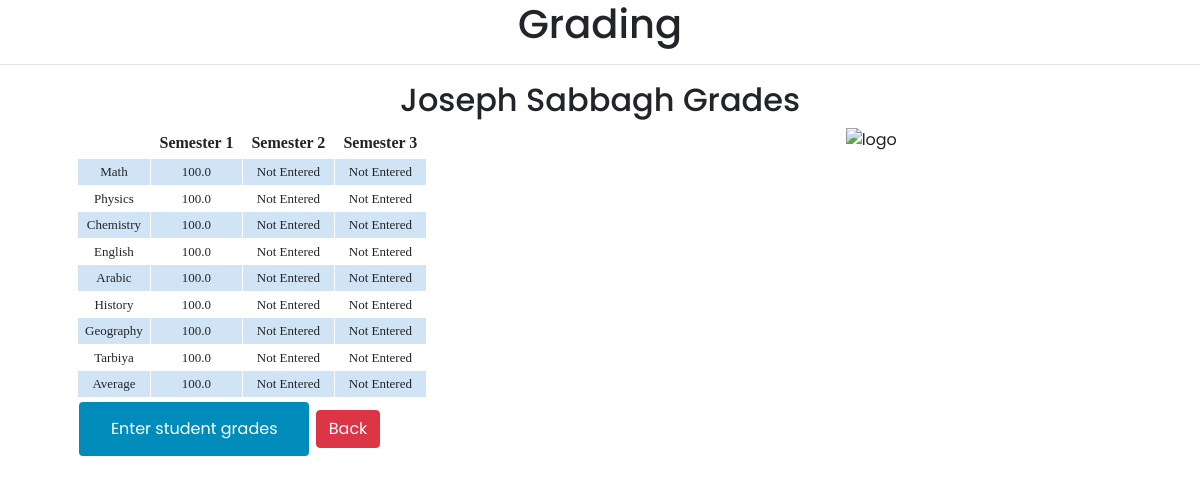
The app's page /grading/student/1 with its own data.
### draftapp/models.py (models this page shows, shortened)
class Student(models.Model):
    First_Name = models.CharField(max_length=20)
    Last_Name = models.CharField(max_length=20)
    SEX = [
        ("M", "Male"),
        ("F", "Female")
    ]
    Sex = models.CharField(max_length=1, choices=SEX,  default= 'Male')
    GRADE = [
        (1, 1),
        (2, 2),
        (3, 3),
        (4, 4),
        (5, 5),
        (6, 6),
        (7, 7),
        (8, 8),
        (9, 9),
        (10, 10),
        (11, 11),
        (12, 12)
    ]
    Grade = models.IntegerField(choices=GRADE, default=1)
    Nationality=models.CharField(max_length=20, default='Lebanese')
    Born_in= models.IntegerField( default=1970)                              #used to be int
    Father = models.CharField(max_length=20, default='unknown')
    Mother = models.CharField(max_length=20, default='unknown')
    City = models.CharField(max_length=20, default='unknown')
    Address = models.CharField(max_length=20, default='address')
    Building = models.CharField(max_length=20, default='unknown')
    Floor = models.CharField(max_length=20, default='unknown')
    Fixed=models.IntegerField( default=0)                                   #used to be int
    Mobile=models.IntegerField( default=0)                                  #used to be int
    HEALTH = [
        ("H","Healthy"),
        ("NH","Sickboi")
    ]
    Medical_state = models.CharField(max_length=3,  choices=HEALTH ,  default= 'Healthy' )
    Bloodtype = [
        ('A', 'A+'),
        ('A', 'A-'),
        ('B', 'B+'),
        ('B', 'B-'),
        ('AB', 'AB+'),
        ('AB', 'AB-'),
        ('O', 'O+'),
        ('O', 'O-')
    ]
    Student_Bloodtype = models.CharField(max_length=3, choices=Bloodtype,  default= 'A+')
    MorF=[
        ("M","Mother"),
        ("F","Father")
    ]
    Guardian = models.CharField(max_length=1, choices=MorF, default= 'Mother')
    Guardian_Phone=models.IntegerField( default=0)                       #used to be int
    Guardian_Level_of_Education = models.CharField(max_length=20, default='unknown')
    Guardian_City = models.CharField(max_length=20, default='unknown')
    Guardian_Address = models.CharField(max_length=20, default='unknown')
    Guardian_Building = models.CharField(max_length=20, default='unknown')
    Guardian_Bloodtype= models.CharField(max_length=3, choices=Bloodtype,  default= 'A+')

### grading/models.py (models this page shows)
class Grade(models.Model):
    Student = models.ForeignKey(Student, on_delete=models.CASCADE)
    SEMESTER = [
        (1, 1),
        (2, 2),
        (3, 3),
    ]
    Semester = models.IntegerField(default=1, choices=SEMESTER)
    Math_Grade = models.FloatField(default=0.0)
    Physics_Grade = models.FloatField(default=0.0)
    Chemistry_Grade = models.FloatField(default=0.0)
    English_Grade = models.FloatField(default=0.0)
    Arabic_Grade = models.FloatField(default=0.0)
    History_Grade = models.FloatField(default=0.0)
    Geography_Grade = models.FloatField(default=0.0)
    Tarbiya_Grade = models.FloatField(default=0.0)
    Average = models.FloatField(default=0.0)
    class Meta:
        unique_together = (("Student", "Semester"),)

### grading/views.py (the view)
# urls.py: url(r'^student/(?P<student_id>[0-9]+)$', student_grade, name='student_grade'),
def student_grade(request, student_id):
    student = Student.objects.get(id=student_id)
    try:
        semester_1_grades = Grade.objects.get(Student=student, Semester=1)
    except Grade.DoesNotExist:
        semester_1_grades = False
    try:
        semester_2_grades = Grade.objects.get(Student=student, Semester=2)
    except Grade.DoesNotExist:
        semester_2_grades = False
    try:
        semester_3_grades = Grade.objects.get(Student=student, Semester=3)
    except Grade.DoesNotExist:
        semester_3_grades = False
    context = {
        'student': student,
        'semester_1_grades': semester_1_grades,
        'semester_2_grades': semester_2_grades,
        'semester_3_grades': semester_3_grades
    }
    return render(request, 'grading/studentgrade.html', context)

### templates/grading/studentgrade.html (shortened to what this page needs)
<!DOCTYPE html>
{% load static %}
<html lang="en">
<head>
    <link rel="stylesheet" href="https://stackpath.bootstrapcdn.com/bootstrap/4.5.2/css/bootstrap.min.css">
    <link href="{% static 'grading/css/studentgrade.css' %}" rel="stylesheet" type="text/css">
    <link href="{% static 'table-styling.css' %}" rel="stylesheet" type="text/css">
</head>
<body >
    <h1> Grading </h1>
    <hr/>
    <h2>{{ student.First_Name }} {{ student.Last_Name }} Grades</h2>
    <div class="row justify-content-around">
        <div class="col-6">
            <table>
                <tr>
                    <th></th>
                    <th>Semester 1</th>
                    <th>Semester 2</th>
                    <th>Semester 3</th>
                </tr>
                <tr>
                    <td>Math</td>
                    {% if semester_1_grades %}
                        <td>{{ semester_1_grades.Math_Grade }}</td>
                    {% else %}
                        <td>Not Entered</td>
                    {% endif %}
                    {% if semester_2_grades %}
                        <td>{{ semester_2_grades.Math_Grade }}</td>
                    {% else %}
                        <td>Not Entered</td>
                    {% endif %}
                    {% if semester_3_grades %}
                        <td>{{ semester_3_grades.Math_Grade }}</td>
                    {% else %}
                        <td>Not Entered</td>
                    {% endif %}
                </tr>
                <tr>
                    <td>Physics</td>
                    {% if semester_1_grades %}
                        <td>{{ semester_1_grades.Physics_Grade }}</td>
                    {% else %}
                        <td>Not Entered</td>
                    {% endif %}
                    {% if semester_2_grades %}
                        <td>{{ semester_2_grades.Physics_Grade }}</td>
                    {% else %}
                        <td>Not Entered</td>
                    {% endif %}
                    {% if semester_3_grades %}
                        <td>{{ semester_3_grades.Physics_Grade }}</td>
                    {% else %}
                        <td>Not Entered</td>
                    {% endif %}
                </tr>
                <tr>
                    <td>Chemistry</td>
                    {% if semester_1_grades %}
                        <td>{{ semester_1_grades.Chemistry_Grade }}</td>
                    {% else %}
                        <td>Not Entered</td>
                    {% endif %}
                    {% if semester_2_grades %}
                        <td>{{ semester_2_grades.Chemistry_Grade }}</td>
                    {% else %}
                        <td>Not Entered</td>
                    {% endif %}
                    {% if semester_3_grades %}
                        <td>{{ semester_3_grades.Chemistry_Grade }}</td>
                    {% else %}
                        <td>Not Entered</td>
                    {% endif %}
                </tr>
                <tr>
                    <td>English</td>
                    {% if semester_1_grades %}
                        <td>{{ semester_1_grades.English_Grade }}</td>
                    {% else %}
                        <td>Not Entered</td>
                    {% endif %}
                    {% if semester_2_grades %}
                        <td>{{ semester_2_grades.English_Grade }}</td>
                    {% else %}
                        <td>Not Entered</td>
                    {% endif %}
                    {% if semester_3_grades %}
                        <td>{{ semester_3_grades.English_Grade }}</td>
                    {% else %}
                        <td>Not Entered</td>
                    {% endif %}
                </tr>
                <tr>
                    <td>Arabic</td>
                    {% if semester_1_grades %}
                        <td>{{ semester_1_grades.Arabic_Grade }}</td>
                    {% else %}
                        <td>Not Entered</td>
                    {% endif %}
                    {% if semester_2_grades %}
                        <td>{{ semester_2_grades.Arabic_Grade }}</td>
                    {% else %}
                        <td>Not Entered</td>
                    {% endif %}
                    {% if semester_3_grades %}
                        <td>{{ semester_3_grades.Arabic_Grade }}</td>
                    {% else %}
                        <td>Not Entered</td>
                    {% endif %}
                </tr>
                <tr>
                    <td>History</td>
                    {% if semester_1_grades %}
                        <td>{{ semester_1_grades.History_Grade }}</td>
                    {% else %}
                        <td>Not Entered</td>
                    {% endif %}
                    {% if semester_2_grades %}
                        <td>{{ semester_2_grades.History_Grade }}</td>
                    {% else %}
                        <td>Not Entered</td>
                    {% endif %}
                    {% if semester_3_grades %}
                        <td>{{ semester_3_grades.History_Grade }}</td>
                    {% else %}
                        <td>Not Entered</td>
                    {% endif %}
                </tr>
                <tr>
                    <td>Geography</td>
                    {% if semester_1_grades %}
                        <td>{{ semester_1_grades.Geography_Grade }}</td>
                    {% else %}
                        <td>Not Entered</td>
                    {% endif %}
                    {% if semester_2_grades %}
                        <td>{{ semester_2_grades.Geography_Grade }}</td>
                    {% else %}
                        <td>Not Entered</td>
                    {% endif %}
                    {% if semester_3_grades %}
                        <td>{{ semester_3_grades.Geography_Grade }}</td>
                    {% else %}
                        <td>Not Entered</td>
                    {% endif %}
                </tr>
                <tr>
                    <td>Tarbiya</td>
                    {% if semester_1_grades %}
                        <td>{{ semester_1_grades.Tarbiya_Grade }}</td>
                    {% else %}
                        <td>Not Entered</td>
                    {% endif %}
                    {% if semester_2_grades %}
                        <td>{{ semester_2_grades.Tarbiya_Grade }}</td>
                    {% else %}
                        <td>Not Entered</td>
                    {% endif %}
                    {% if semester_3_grades %}
                        <td>{{ semester_3_grades.Tarbiya_Grade }}</td>
                    {% else %}
                        <td>Not Entered</td>
                    {% endif %}
                </tr>
                <tr>
                    <td>Average</td>
                    {% if semester_1_grades %}
                        <td>{{ semester_1_grades.Average }}</td>
                    {% else %}
                        <td>Not Entered</td>
                    {% endif %}
                    {% if semester_2_grades %}
                        <td>{{ semester_2_grades.Average }}</td>
                    {% else %}
                        <td>Not Entered</td>
                    {% endif %}
                    {% if semester_3_grades %}
                        <td>{{ semester_3_grades.Average }}</td>
                    {% else %}
                        <td>Not Entered</td>
                    {% endif %}
                </tr>
            </table>
            <a href="/grading/addg/{{ student.id }}" class="button btn">Enter student grades</a>
            <a href="/grading/grades/{{ student.Grade }}" class="btn btn-danger">Back</a>
        </div>
        <div class="col-3"> <img src="https://www.fede.education/wp-content/uploads/2018/02/LOGO_UNIVERSAL-SCHOOL.jpg" class="img-fluid" alt="logo" ></div>
    </div>
</body>
</html>

### static/grading/css/studentgrade.css (style rules this page uses)
body { font-family: "Poppins", sans-serif; height: 100%; }
h1, h2 { text-align: center; }
.button { background-color: #008CBA; border: none; color: white; padding: 15px 32px; text-align: center; text-decoration: none; display: inline-block; font-size: 16px; margin: 4px 2px; cursor: pointer; }

### static/table-styling.css (style rules this page uses)
table { font-family: "Times New Roman", Times, serif; border: 1px solid #FFFFFF; width: 350px; height: 200px; text-align: center; border-collapse: collapse; }
table td, table th { border: 1px solid #FFFFFF; padding: 3px 2px; }
table tbody td { font-size: 13px; }
table tr:nth-child(even) { background: #D0E4F5; }

### records on screen
Student: First_Name "Joseph", Last_Name "Sabbagh"
Grade: Math_Grade "100.0", Physics_Grade "100.0", Chemistry_Grade "100.0", English_Grade "100.0", Arabic_Grade "100.0", History_Grade "100.0", Geography_Grade "100.0", Tarbiya_Grade "100.0", Average "100.0"
